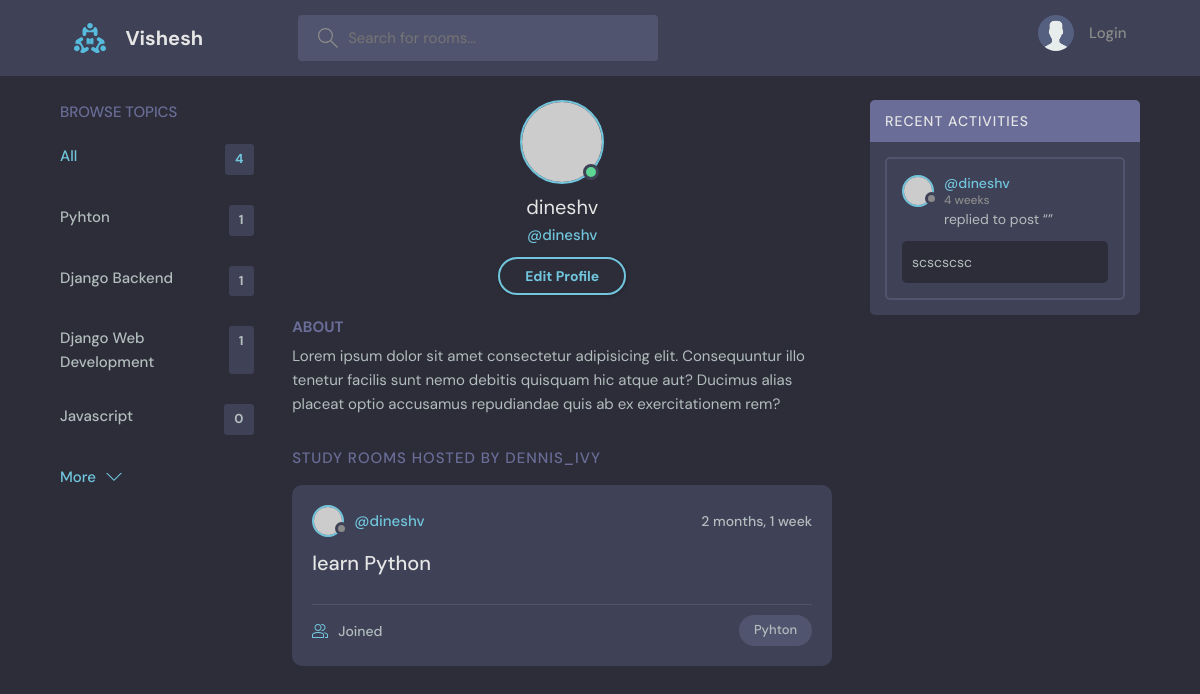
The app's page /profile/1/, older data.
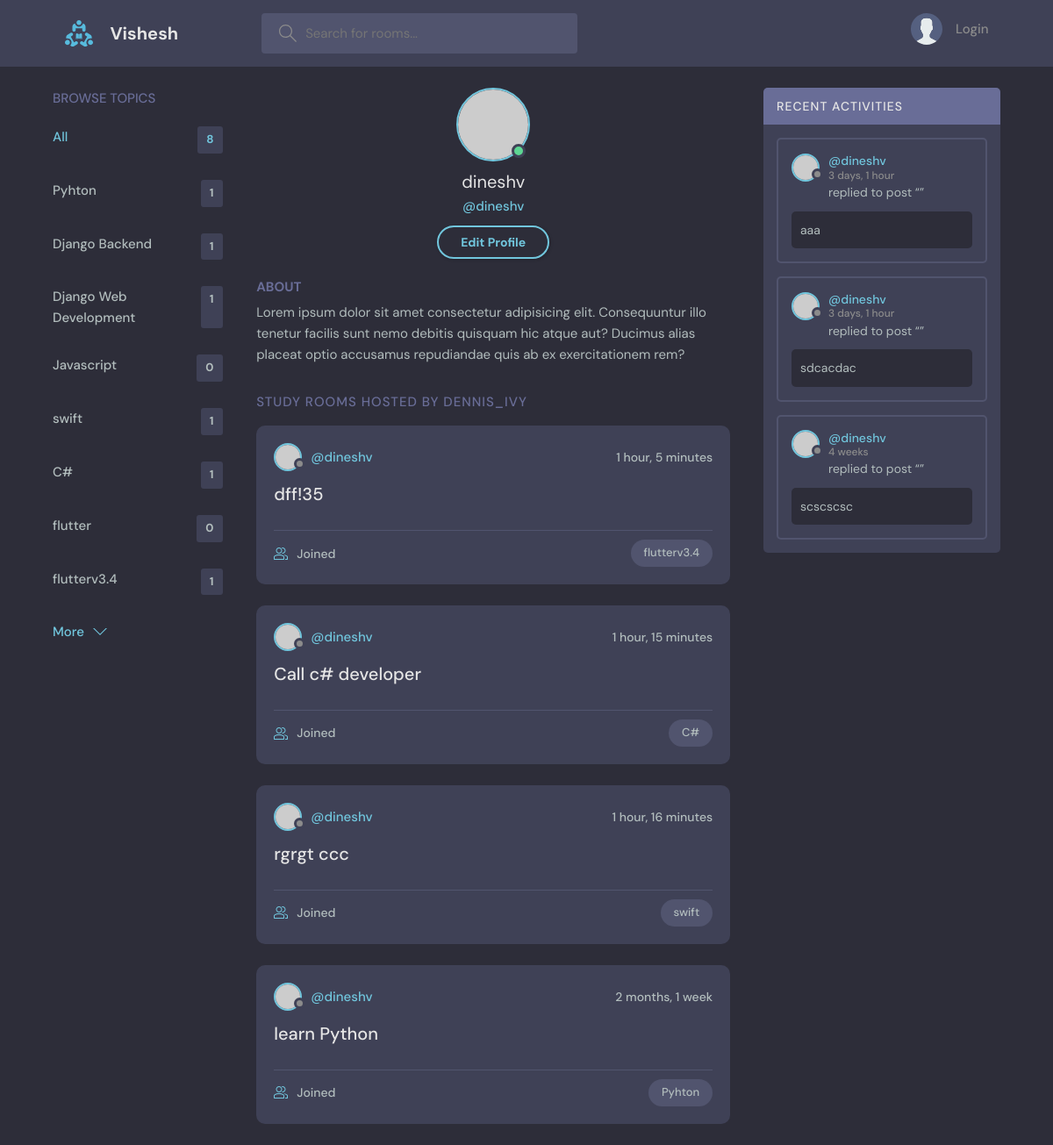
The same page, newer data.
### base/models.py (models this page shows, shortened)
class Heading(models.Model):
    name = models.CharField(max_length=200)

class Space(models.Model):
    host = models.ForeignKey(User, on_delete=models.SET_NULL, null=True)
    heading = models.ForeignKey(Heading, on_delete=models.SET_NULL, null=True)
    name = models.CharField(max_length=200)
    description = models.TextField(null = True, blank = True)
    participants = models.ManyToManyField(User, related_name= 'participants', blank = True)
    updated = models.DateTimeField(auto_now = True)
    created = models.DateTimeField(auto_now_add = True)
    class Meta:
        ordering = ['-updated', '-created']

class Communicate(models.Model):
    user = models.ForeignKey(User, on_delete=models.CASCADE)
    space = models.ForeignKey(Space, on_delete=models.CASCADE)
    body = models.TextField()
    updated = models.DateTimeField(auto_now = True)
    created = models.DateTimeField(auto_now_add = True)
    class Meta:
        ordering = ['-updated', '-created']

### base/views.py (the view)
# urls.py: path('profile/<str:pk>/', views.userProfile, name="user-profile"),
def userProfile(request, pk):
    user = User.objects.get(id=pk)
    spaces = user.space_set.all()
    space_messages = user.communicate_set.all()
    headings = Heading.objects.all()
    context = {'user': user, 'spaces': spaces, 'space_messages': space_messages, 'headings': headings}
    return render(request, 'base/profile.html', context)

### base/templates/base/profile.html
{% extends 'main.html' %}
{% block content %}
  <main class="profile-page layout layout--3">
    <div class="container">
      {% include 'base/heading_component.html' %}
      <div class="roomList">
        <div class="profile">
          <div class="profile__avatar">
            <div class="avatar avatar--large active">
              <img src="https://randomuser.me/api/portraits/men/11.jpg" />
            </div>
          </div>
          <div class="profile__info">
            <h3>{{user.username}}</h3>
            <p>@{{user.username}}</p>
            <a href="edit-user.html" class="btn btn--main btn--pill">Edit Profile</a>
          </div>
          <div class="profile__about">
            <h3>About</h3>
            <p>
              Lorem ipsum dolor sit amet consectetur adipisicing elit. Consequuntur illo tenetur
              facilis sunt nemo debitis quisquam hic atque aut? Ducimus alias placeat optio
              accusamus repudiandae quis ab ex exercitationem rem?
            </p>
          </div>
        </div>
        <div class="roomList__header">
          <div>
            <h2>Study Rooms Hosted by dennis_ivy</a>
            </h2>
          </div>
        </div>
        {% include 'base/feed_component.html' %}
      </div>
      {% include 'base/activity_component.html' %}
    </div>
  </main>
{% endblock content %}

### templates/main.html (shortened to what this page needs)
<!DOCTYPE html>
{% load static %}
<html lang="en">
  <head>
    <link rel="stylesheet" href="{% static 'styles/style.css' %}" />
  </head>
  <body>
    {% include 'navbar.html' %}
    {% block content %}
    {% endblock %}
  </body>
</html>

### templates/navbar.html (shortened to what this page needs)
{% load static %}
<header class="header header--loggedIn">
   <div class="container">
     <a href="{% url 'home' %}" class="header__logo">
       <img src="{% static 'images/logo.svg' %}" />
       <h1>Vishesh</h1>
     </a>
     <form class="header__search" method="GET" action="{% url 'home' %}">
       <label>
         <input name="q" placeholder="Search for rooms..." />
       </label>
     </form>
     <nav class="header__menu">
       {% if request.user.is_authenticated %}
       <div class="header__user">
         <a href="profile.html">
           <div class="avatar avatar--medium active">
             <img src="https://randomuser.me/api/portraits/men/37.jpg" />
           </div>
           <p>{{request.user.username}} <span>{{request.user.username}}</span></p>
         </a>
         <button class="dropdown-button">
           <svg version="1.1" xmlns="http://www.w3.org/2000/svg" width="32" height="32" viewBox="0 0 32 32">
             <title>chevron-down</title>
             <path d="M16 21l-13-13h-3l16 16 16-16h-3l-13 13z"></path>
           </svg>
         </button>
       </div>
       {% else %}
       <a href="{% url 'login' %}">
         <img src="{% static 'images/avatar.svg'%}" />
         <p>Login</p>
       </a>
       {% endif %}
     </nav>
   </div>
 </header>

### base/templates/base/heading_component.html
<div class="topics">
  <div class="topics__header">
    <h2>Browse Topics</h2>
  </div>
  <ul class="topics__list">
    <li>
      <a href="{% url 'home' %}" class="active">All <span>{{headings.count}}</span></a>
    </li>
    {% for heading in headings %}
    <li>
      <a href="{% url 'home' %}?q={{heading.name}}">{{heading.name}}<span>{{heading.space_set.all.count}}</span></a>
    </li>
    {% endfor %}
  </ul>
  <a class="btn btn--link" href="topics.html">
    More
    <svg version="1.1" xmlns="http://www.w3.org/2000/svg" width="32" height="32" viewBox="0 0 32 32">
      <title>chevron-down</title>
      <path d="M16 21l-13-13h-3l16 16 16-16h-3l-13 13z"></path>
    </svg>
  </a>
</div>

### base/templates/base/feed_component.html (shortened to what this page needs)
{% for space in spaces %}
<div class="roomListRoom">
  <div class="roomListRoom__header">
    <a href="{% url 'user-profile' space.host.id %}" class="roomListRoom__author">
      <div class="avatar avatar--small">
        <img src="https://randomuser.me/api/portraits/women/11.jpg" />
      </div>
      <span>@{{space.host.username}}</span>
    </a>
    <div class="roomListRoom__actions">
      <span>{{space.created|timesince}}</span>
    </div>
  </div>
  <div class="roomListRoom__content">
    <a href="{% url 'space' space.id %}">{{space.name}}</a>
  </div>
  <div class="roomListRoom__meta">
    <a href="{% url 'space' space.id %}" class="roomListRoom__joined">
      {{room.participants.all.count}} Joined
    </a>
    <p class="roomListRoom__topic">{{space.heading.name}}</p>
  </div>
</div>
{% endfor %}

### base/templates/base/activity_component.html (shortened to what this page needs)
<div class="activities">
  <div class="activities__header">
    <h2>Recent Activities</h2>
  </div>
  {% for message in space_messages %}
  <div class="activities__box">
    <div class="activities__boxHeader roomListRoom__header">
      <a href="{% url 'user-profile' message.user.id %}" class="roomListRoom__author">
        <div class="avatar avatar--small">
          <img src="https://randomuser.me/api/portraits/women/11.jpg" />
        </div>
        <p>
          @{{message.user}}
          <span>{{message.created|timesince}}</span>
        </p>
      </a>
    </div>
    <div class="activities__boxContent">
      <p>replied to post “<a href="{% url 'space' message.space.id%}">{{message.name}}</a>”</p>
      <div class="activities__boxRoomContent">
           {{message.body}}
      </div>
    </div>
  </div>
  {% endfor %}
</div>

Row changes from the older to the newer data that the page shows:
added Heading: name "swift", space_set.all.count "1"
added Heading: name "C#", space_set.all.count "1"
added Heading: name "flutter", space_set.all.count "0"
added Heading: name "flutterv3.4", space_set.all.count "1"
added Space: host.username "dineshv", created "1 hour, 5 minutes", name "dff!35", heading.name "flutterv3.4"
added Space: host.username "dineshv", created "1 hour, 15 minutes", name "Call c# developer", heading.name "C#"
added Space: host.username "dineshv", created "1 hour, 16 minutes", name "rgrgt ccc", heading.name "swift"
added Communicate: user "dineshv", created "3 days, 1 hour", body "aaa"
added Communicate: user "dineshv", created "3 days, 1 hour", body "sdcacdac"
Text that changed along with them:
{{ headings.count }}: "4" → "8"
